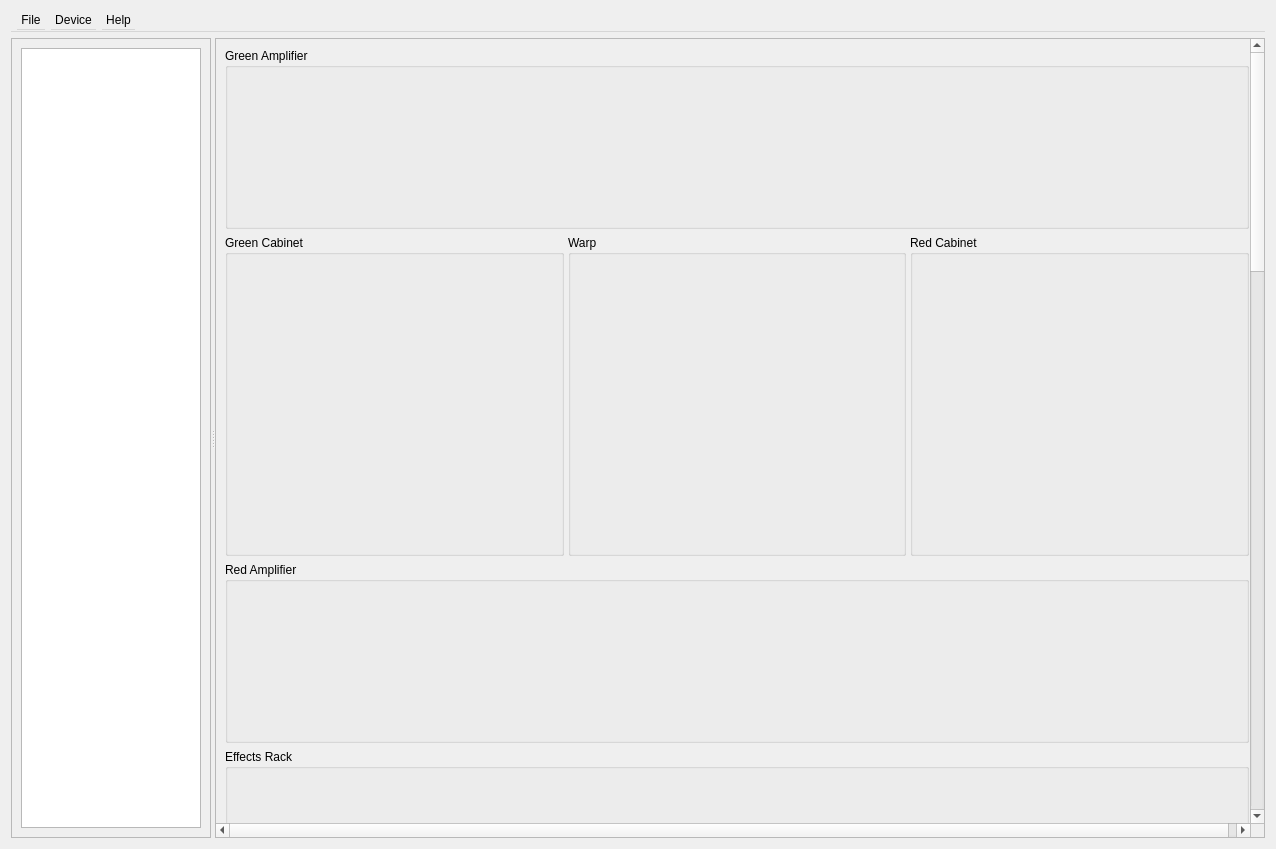
<?xml version="1.0" encoding="UTF-8"?>
<ui version="4.0">
 <class>mainForm</class>
 <widget class="QWidget" name="mainForm">
  <property name="geometry">
   <rect>
    <x>0</x>
    <y>0</y>
    <width>1273</width>
    <height>849</height>
   </rect>
  </property>
  <property name="sizePolicy">
   <sizepolicy hsizetype="Maximum" vsizetype="Maximum">
    <horstretch>0</horstretch>
    <verstretch>0</verstretch>
   </sizepolicy>
  </property>
  <property name="minimumSize">
   <size>
    <width>0</width>
    <height>0</height>
   </size>
  </property>
  <property name="windowTitle">
   <string>Form</string>
  </property>
  <property name="styleSheet">
   <string notr="true">QWidget#mainForm, QSplitter, QWidget#scrollPaneLeft, QWidget#scrollPaneRight, QGroupBox, QScrollArea, QTreeView {
	background-color: black;
}

QGroupBox#groupBoxAmpRed, 
QGroupBox#groupBoxCabRed {
	color: red;
	font-weight: bold;
}
QGroupBox#groupBoxAmpGreen, 
QGroupBox#groupBoxCabGreen {
	color: green;
	font-weight: bold;
}
QGroupBox#groupBoxWarp {
	color: orange;
	font-weight: bold;
}
QGroupBox#groupBoxEffects {
	color: cyan;
	font-weight: bold;
}
QMenu {
	background-color:  palegoldenrod;
}
QMenu::item {
	color: black;
}
QGroupBox#groupBoxAmpRed QMenu::item:selected,
QGroupBox#groupBoxCabRed QMenu::item:selected {
	background-color: red;
	color: white;
}

QGroupBox#groupBoxAmpGreen QMenu::item:selected,
QGroupBox#groupBoxCabGreen QMenu::item:selected {
	background-color: green;
	color: white;
}
QComboBox {
   font-family: 'Arial';
   font-size: 12px; 
   padding: 4px; 
   margin: 0px; 
   color: white; 
   background-color: transparent;
   selection-background-color: transparent;
}

QComboBox QAbstractItemView {
    color: white;
    background-color: black;
}

QComboBox#exp1selector QAbstractItemView QScrollBar:vertical, QComboBox#lfo1selector QAbstractItemView QScrollBar:vertical {
   background-color: #2A5300;
   color: black;     
}
QComboBox#exp3selector QAbstractItemView QScrollBar:vertical, QComboBox#lfo2selector QAbstractItemView QScrollBar:vertical {
   background-color: #7E0000;
   color: black;     
}
QComboBox#exp2selector QAbstractItemView QScrollBar:vertical {
   background-color: #853500;
   color: black;     
}

QMenuBar#gnxMenu {
	background-color: black;
	color: white;
}
QMenuBar#gnxMenu::item:selected {
   background-color: palegoldenrod;
   color: black;
}

QLabel[cssClass="orange"] {
   padding: 1px, 0, 0, 0; 
   margin: 0; 
   color: orange";
}
 </string>
  </property>
  <layout class="QVBoxLayout" name="verticalLayout_6">
   <item>
    <widget class="QMenuBar" name="gnxMenu">
     <property name="sizePolicy">
      <sizepolicy hsizetype="Preferred" vsizetype="Preferred">
       <horstretch>0</horstretch>
       <verstretch>0</verstretch>
      </sizepolicy>
     </property>
     <property name="maximumSize">
      <size>
       <width>16777215</width>
       <height>32</height>
      </size>
     </property>
     <widget class="QMenu" name="menuFile">
      <property name="title">
       <string>File</string>
      </property>
      <addaction name="actionGNX1SavePatchToFile"/>
      <addaction name="actionGNX1LoadPatchFromFile"/>
      <addaction name="separator"/>
      <addaction name="actionGNX1BulkDownload"/>
      <addaction name="actionGNX1BulkUpload"/>
     </widget>
     <widget class="QMenu" name="menuDevice">
      <property name="title">
       <string>Device</string>
      </property>
      <addaction name="actionGNX1Resync"/>
      <addaction name="actionGNX1SavePatch"/>
      <addaction name="actionGNX1Settings"/>
     </widget>
     <widget class="QMenu" name="menuHelp">
      <property name="title">
       <string>Help</string>
      </property>
      <addaction name="actionGNX1About"/>
     </widget>
     <addaction name="menuFile"/>
     <addaction name="menuDevice"/>
     <addaction name="menuHelp"/>
    </widget>
   </item>
   <item>
    <widget class="QSplitter" name="splitter">
     <property name="sizePolicy">
      <sizepolicy hsizetype="Preferred" vsizetype="Preferred">
       <horstretch>0</horstretch>
       <verstretch>0</verstretch>
      </sizepolicy>
     </property>
     <property name="minimumSize">
      <size>
       <width>0</width>
       <height>800</height>
      </size>
     </property>
     <property name="maximumSize">
      <size>
       <width>16777215</width>
       <height>16777215</height>
      </size>
     </property>
     <property name="baseSize">
      <size>
       <width>0</width>
       <height>0</height>
      </size>
     </property>
     <property name="orientation">
      <enum>Qt::Orientation::Horizontal</enum>
     </property>
     <property name="childrenCollapsible">
      <bool>false</bool>
     </property>
     <widget class="QScrollArea" name="scrollAreaLeft">
      <property name="sizePolicy">
       <sizepolicy hsizetype="Maximum" vsizetype="Expanding">
        <horstretch>0</horstretch>
        <verstretch>0</verstretch>
       </sizepolicy>
      </property>
      <property name="minimumSize">
       <size>
        <width>200</width>
        <height>0</height>
       </size>
      </property>
      <property name="maximumSize">
       <size>
        <width>600</width>
        <height>16777215</height>
       </size>
      </property>
      <property name="baseSize">
       <size>
        <width>0</width>
        <height>0</height>
       </size>
      </property>
      <property name="widgetResizable">
       <bool>true</bool>
      </property>
      <widget class="QWidget" name="scrollPaneLeft">
       <property name="geometry">
        <rect>
         <x>0</x>
         <y>0</y>
         <width>198</width>
         <height>798</height>
        </rect>
       </property>
       <property name="sizePolicy">
        <sizepolicy hsizetype="Preferred" vsizetype="Preferred">
         <horstretch>0</horstretch>
         <verstretch>0</verstretch>
        </sizepolicy>
       </property>
       <layout class="QVBoxLayout" name="verticalLayout">
        <item>
         <widget class="QTreeView" name="treeView">
          <property name="sizePolicy">
           <sizepolicy hsizetype="Preferred" vsizetype="Preferred">
            <horstretch>5</horstretch>
            <verstretch>0</verstretch>
           </sizepolicy>
          </property>
          <property name="baseSize">
           <size>
            <width>0</width>
            <height>0</height>
           </size>
          </property>
         </widget>
        </item>
       </layout>
      </widget>
     </widget>
     <widget class="QScrollArea" name="scrollAreaRight">
      <property name="sizePolicy">
       <sizepolicy hsizetype="Expanding" vsizetype="Expanding">
        <horstretch>0</horstretch>
        <verstretch>0</verstretch>
       </sizepolicy>
      </property>
      <property name="minimumSize">
       <size>
        <width>1050</width>
        <height>0</height>
       </size>
      </property>
      <property name="widgetResizable">
       <bool>true</bool>
      </property>
      <widget class="QWidget" name="scrollPaneRight">
       <property name="geometry">
        <rect>
         <x>0</x>
         <y>-1929</y>
         <width>1038</width>
         <height>2710</height>
        </rect>
       </property>
       <property name="sizePolicy">
        <sizepolicy hsizetype="Maximum" vsizetype="Expanding">
         <horstretch>0</horstretch>
         <verstretch>0</verstretch>
        </sizepolicy>
       </property>
       <property name="minimumSize">
        <size>
         <width>0</width>
         <height>0</height>
        </size>
       </property>
       <layout class="QVBoxLayout" name="verticalLayout_2">
        <item>
         <widget class="QGroupBox" name="groupBoxAmpGreen">
          <property name="sizePolicy">
           <sizepolicy hsizetype="Preferred" vsizetype="Preferred">
            <horstretch>0</horstretch>
            <verstretch>0</verstretch>
           </sizepolicy>
          </property>
          <property name="styleSheet">
           <string notr="true"/>
          </property>
          <property name="title">
           <string>Green Amplifier</string>
          </property>
          <layout class="QVBoxLayout" name="verticalLayout_4">
           <item>
            <widget class="AmpFace" name="ampGreen">
             <property name="sizePolicy">
              <sizepolicy hsizetype="Fixed" vsizetype="Maximum">
               <horstretch>0</horstretch>
               <verstretch>0</verstretch>
              </sizepolicy>
             </property>
             <property name="minimumSize">
              <size>
               <width>1000</width>
               <height>140</height>
              </size>
             </property>
             <property name="styleSheet">
              <string notr="true"/>
             </property>
             <property name="ampStyle" stdset="0">
              <number>0</number>
             </property>
            </widget>
           </item>
          </layout>
         </widget>
        </item>
        <item>
         <widget class="QWidget" name="widget_3" native="true">
          <property name="sizePolicy">
           <sizepolicy hsizetype="Minimum" vsizetype="Minimum">
            <horstretch>0</horstretch>
            <verstretch>0</verstretch>
           </sizepolicy>
          </property>
          <property name="minimumSize">
           <size>
            <width>0</width>
            <height>0</height>
           </size>
          </property>
          <layout class="QHBoxLayout" name="horizontalLayout_2">
           <property name="spacing">
            <number>4</number>
           </property>
           <property name="leftMargin">
            <number>0</number>
           </property>
           <property name="topMargin">
            <number>0</number>
           </property>
           <property name="rightMargin">
            <number>0</number>
           </property>
           <property name="bottomMargin">
            <number>0</number>
           </property>
           <item>
            <widget class="QGroupBox" name="groupBoxCabGreen">
             <property name="title">
              <string>Green Cabinet</string>
             </property>
             <layout class="QHBoxLayout" name="horizontalLayout_5">
              <item>
               <widget class="CabFace" name="cabGreen">
                <property name="minimumSize">
                 <size>
                  <width>280</width>
                  <height>280</height>
                 </size>
                </property>
                <property name="maximumSize">
                 <size>
                  <width>280</width>
                  <height>280</height>
                 </size>
                </property>
                <property name="cabStyle" stdset="0">
                 <number>0</number>
                </property>
               </widget>
              </item>
             </layout>
            </widget>
           </item>
           <item>
            <widget class="QGroupBox" name="groupBoxWarp">
             <property name="title">
              <string>Warp</string>
             </property>
             <layout class="QHBoxLayout" name="horizontalLayout_6">
              <item>
               <widget class="WarpFace" name="warpFace">
                <property name="minimumSize">
                 <size>
                  <width>280</width>
                  <height>280</height>
                 </size>
                </property>
                <property name="maximumSize">
                 <size>
                  <width>280</width>
                  <height>280</height>
                 </size>
                </property>
               </widget>
              </item>
             </layout>
            </widget>
           </item>
           <item>
            <widget class="QGroupBox" name="groupBoxCabRed">
             <property name="minimumSize">
              <size>
               <width>200</width>
               <height>0</height>
              </size>
             </property>
             <property name="title">
              <string>Red Cabinet</string>
             </property>
             <layout class="QHBoxLayout" name="horizontalLayout_3">
              <item>
               <widget class="CabFace" name="cabRed">
                <property name="minimumSize">
                 <size>
                  <width>280</width>
                  <height>280</height>
                 </size>
                </property>
                <property name="maximumSize">
                 <size>
                  <width>280</width>
                  <height>280</height>
                 </size>
                </property>
                <property name="cabStyle" stdset="0">
                 <number>0</number>
                </property>
               </widget>
              </item>
             </layout>
            </widget>
           </item>
          </layout>
         </widget>
        </item>
        <item>
         <widget class="QGroupBox" name="groupBoxAmpRed">
          <property name="sizePolicy">
           <sizepolicy hsizetype="Preferred" vsizetype="Preferred">
            <horstretch>0</horstretch>
            <verstretch>0</verstretch>
           </sizepolicy>
          </property>
          <property name="styleSheet">
           <string notr="true"/>
          </property>
          <property name="title">
           <string>Red Amplifier</string>
          </property>
          <layout class="QVBoxLayout" name="verticalLayout_3">
           <item>
            <widget class="AmpFace" name="ampRed">
             <property name="sizePolicy">
              <sizepolicy hsizetype="Fixed" vsizetype="Fixed">
               <horstretch>0</horstretch>
               <verstretch>0</verstretch>
              </sizepolicy>
             </property>
             <property name="minimumSize">
              <size>
               <width>1000</width>
               <height>140</height>
              </size>
             </property>
             <property name="ampStyle" stdset="0">
              <number>0</number>
             </property>
            </widget>
           </item>
          </layout>
         </widget>
        </item>
        <item>
         <widget class="QGroupBox" name="groupBoxEffects">
          <property name="title">
           <string>Effects Rack</string>
          </property>
          <layout class="QVBoxLayout" name="verticalLayout_5">
           <item>
            <widget class="PickupFace" name="pickupFace">
             <property name="minimumSize">
              <size>
               <width>1000</width>
               <height>140</height>
              </size>
             </property>
             <property name="maximumSize">
              <size>
               <width>1000</width>
               <height>140</height>
              </size>
             </property>
            </widget>
           </item>
           <item>
            <widget class="WahFace" name="wahFace">
             <property name="minimumSize">
              <size>
               <width>1000</width>
               <height>140</height>
              </size>
             </property>
             <property name="maximumSize">
              <size>
               <width>1000</width>
               <height>140</height>
              </size>
             </property>
            </widget>
           </item>
           <item>
            <widget class="CompressorFace" name="compressorFace">
             <property name="minimumSize">
              <size>
               <width>1000</width>
               <height>140</height>
              </size>
             </property>
             <property name="maximumSize">
              <size>
               <width>1000</width>
               <height>140</height>
              </size>
             </property>
            </widget>
           </item>
           <item>
            <widget class="WhammyFace" name="whammyFace">
             <property name="minimumSize">
              <size>
               <width>1000</width>
               <height>140</height>
              </size>
             </property>
             <property name="maximumSize">
              <size>
               <width>1000</width>
               <height>140</height>
              </size>
             </property>
             <property name="whammyType" stdset="0">
              <number>0</number>
             </property>
            </widget>
           </item>
           <item>
            <widget class="GateFace" name="gateFace">
             <property name="minimumSize">
              <size>
               <width>1000</width>
               <height>140</height>
              </size>
             </property>
             <property name="maximumSize">
              <size>
               <width>1000</width>
               <height>140</height>
              </size>
             </property>
             <property name="gateType" stdset="0">
              <number>0</number>
             </property>
            </widget>
           </item>
           <item>
            <widget class="ModFace" name="modFace">
             <property name="minimumSize">
              <size>
               <width>1000</width>
               <height>240</height>
              </size>
             </property>
             <property name="maximumSize">
              <size>
               <width>1000</width>
               <height>240</height>
              </size>
             </property>
             <property name="modType" stdset="0">
              <number>0</number>
             </property>
            </widget>
           </item>
           <item>
            <widget class="DelayFace" name="delayFace">
             <property name="minimumSize">
              <size>
               <width>1000</width>
               <height>240</height>
              </size>
             </property>
             <property name="maximumSize">
              <size>
               <width>1000</width>
               <height>240</height>
              </size>
             </property>
            </widget>
           </item>
           <item>
            <widget class="ReverbFace" name="reverbFace">
             <property name="minimumSize">
              <size>
               <width>1000</width>
               <height>240</height>
              </size>
             </property>
             <property name="maximumSize">
              <size>
               <width>1000</width>
               <height>240</height>
              </size>
             </property>
            </widget>
           </item>
           <item>
            <widget class="ExpFace" name="expFace">
             <property name="minimumSize">
              <size>
               <width>1000</width>
               <height>240</height>
              </size>
             </property>
             <property name="maximumSize">
              <size>
               <width>1000</width>
               <height>240</height>
              </size>
             </property>
             <property name="expType" stdset="0">
              <number>0</number>
             </property>
            </widget>
           </item>
           <item>
            <widget class="LFOFace" name="lfoFace">
             <property name="minimumSize">
              <size>
               <width>1000</width>
               <height>240</height>
              </size>
             </property>
             <property name="maximumSize">
              <size>
               <width>1000</width>
               <height>240</height>
              </size>
             </property>
            </widget>
           </item>
          </layout>
         </widget>
        </item>
       </layout>
      </widget>
     </widget>
    </widget>
   </item>
  </layout>
  <action name="actionGNX1SavePatchToFile">
   <property name="text">
    <string>Save Patch to File</string>
   </property>
   <property name="toolTip">
    <string>Save current patch to file</string>
   </property>
  </action>
  <action name="actionGNX1SavePatch">
   <property name="text">
    <string>Save Patch</string>
   </property>
   <property name="toolTip">
    <string>Save patch to GNX1</string>
   </property>
  </action>
  <action name="actionGNX1About">
   <property name="text">
    <string>About</string>
   </property>
   <property name="toolTip">
    <string>About GNX1 editor</string>
   </property>
  </action>
  <action name="actionGNX1Settings">
   <property name="text">
    <string>Settings</string>
   </property>
  </action>
  <action name="actionGNX1Resync">
   <property name="text">
    <string>Resync</string>
   </property>
   <property name="toolTip">
    <string>Resync to device</string>
   </property>
  </action>
  <action name="actionGNX1LoadPatchFromFile">
   <property name="text">
    <string>Load Patch from File</string>
   </property>
   <property name="toolTip">
    <string>Load patch from file</string>
   </property>
  </action>
  <action name="actionGNX1BulkDownload">
   <property name="text">
    <string>Bulk Download</string>
   </property>
   <property name="toolTip">
    <string>Bulk download from GNX1</string>
   </property>
  </action>
  <action name="actionGNX1BulkUpload">
   <property name="text">
    <string>Bulk Upload</string>
   </property>
   <property name="toolTip">
    <string>Bulk upload to GNX1</string>
   </property>
  </action>
 </widget>
 <customwidgets>
  <customwidget>
   <class>AmpFace</class>
   <extends>QWidget</extends>
   <header>ampface</header>
  </customwidget>
  <customwidget>
   <class>CabFace</class>
   <extends>QWidget</extends>
   <header>cabface</header>
  </customwidget>
  <customwidget>
   <class>WarpFace</class>
   <extends>QWidget</extends>
   <header>warpface</header>
  </customwidget>
  <customwidget>
   <class>PickupFace</class>
   <extends>QWidget</extends>
   <header>pickupface</header>
  </customwidget>
  <customwidget>
   <class>WahFace</class>
   <extends>QWidget</extends>
   <header>wahface</header>
  </customwidget>
  <customwidget>
   <class>CompressorFace</class>
   <extends>QWidget</extends>
   <header>compressorface</header>
  </customwidget>
  <customwidget>
   <class>WhammyFace</class>
   <extends>QWidget</extends>
   <header>whammyface</header>
  </customwidget>
  <customwidget>
   <class>GateFace</class>
   <extends>QWidget</extends>
   <header>gateface</header>
  </customwidget>
  <customwidget>
   <class>ModFace</class>
   <extends>QWidget</extends>
   <header>modface</header>
  </customwidget>
  <customwidget>
   <class>DelayFace</class>
   <extends>QWidget</extends>
   <header>delayface</header>
  </customwidget>
  <customwidget>
   <class>ReverbFace</class>
   <extends>QWidget</extends>
   <header>reverbface</header>
  </customwidget>
  <customwidget>
   <class>ExpFace</class>
   <extends>QWidget</extends>
   <header>expface</header>
  </customwidget>
  <customwidget>
   <class>LFOFace</class>
   <extends>QWidget</extends>
   <header>lfoface</header>
  </customwidget>
 </customwidgets>
 <resources>
  <include location="customwidgets/resource_widgets.qrc"/>
 </resources>
 <connections/>
</ui>
